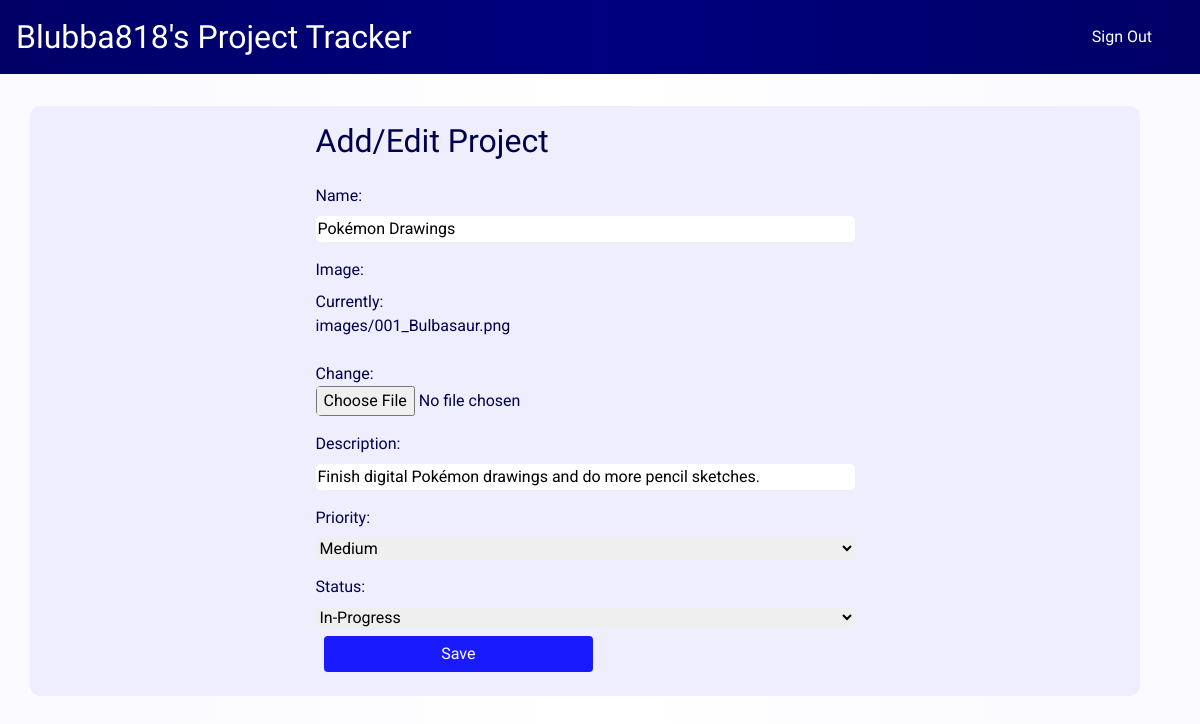
The app's page /projects/update/7 (signed in) with its own data.
### projects/models.py (models this page shows, shortened)
class Project(models.Model):
    PriorityOptions = (
        (5, 'Lowest'),
        (4, 'Low'),
        (3, 'Medium'),
        (2, 'High'),
        (1, 'Highest')
    )
    StatusOptions = (
        (1, 'Pending'),
        (2, 'In-Progress'),
        (3, 'Complete')
    )
    name = models.CharField(max_length=200)
    image = models.ImageField(upload_to='images/', default='images/checklist.png')
    description = models.CharField(max_length=1000)
    priority = models.IntegerField(choices=PriorityOptions, default=3)
    status = models.IntegerField(choices=StatusOptions, default=1)
    created_by = models.ForeignKey(User, on_delete=models.CASCADE)
    date_created = models.DateField(auto_now_add=True)

### projects/views.py (the view)
# urls.py: path('update/<int:id>', views.update_project, name='update_project'),
def update_project(request, id):
    project = Project.objects.get(id=id)
    form = ProjectForm(request.POST or None, request.FILES or None, instance=project)
    if form.is_valid():
        form.save()
        return redirect('projects:index')
    return render(request, 'projects/project-form.html', {'form': form, 'project': project})

### projects/forms.py
class ProjectForm(forms.ModelForm):
    class Meta:
        model = Project
        fields = ['name', 'image', 'description', 'priority', 'status']

### projects/templates/projects/project-form.html (shortened to what this page needs)
{% extends 'projects/base.html' %}
{% block body %}
    <div class="row">
        <form method="POST" enctype="multipart/form-data">
            <h2>Add/Edit Project</h2>
            {{ form }}
            <button class="btn btn-primary" type="submit">Save</button>
        </form>
    </div>
{% endblock %}

### projects/templates/projects/base.html (shortened to what this page needs)
{% load static %}
<!doctype html>
<html lang="en">
<head>
    <link rel="stylesheet" href="{% static 'projects/main.css' %}">
    <link rel="stylesheet" href="https://cdn.jsdelivr.net/npm/bootstrap@4.6.0/dist/css/bootstrap.min.css">
</head>
<body>
    <nav class="navbar navbar-dark bg-dark">
        <a href="{% url 'projects:index' %}" class="navbar-brand">{% if user.is_authenticated %}{{ user.username }}'s{% endif %} Project Tracker</a>
        <div class="navbar">
            {% if user.is_authenticated %}
                <a href="{% url 'logout' %}" class="nav-item nav-link">Sign Out</a>
            {% else %}
                <a href="{% url 'login' %}" class="nav-item nav-link">Sign In</a>
                <a href="{% url 'register' %}" class="nav-item nav-link">Register</a>
            {% endif %}
        </div>
    </nav>
<div class="container">
    {% url 'login' as login %}
    {% url 'logout' as logout %}
    {% url 'register' as register %}
    {% if user.is_authenticated or request.path == login or request.path == logout or request.path == register %}
        {% block body %}
        {% endblock %}
    {% else %}
        <h3>Sign in or register using the links above to start!</h3>
    {% endif %}
</div>
</body>
</html>

### projects/static/projects/main.css (style rules this page uses)
body { background-color: #fafaff !important; background: linear-gradient(to right, #fafaff, #ffffff, #fafaff); }
h1, h2, h3, .navbar-brand, label, .btn, .navbar a { font-family: 'Patua One', Arial, helvetica, sans-serif; }
.navbar-brand { font-size: 2rem !important; }
h4, h5, h6, p, form { font-family: 'Roboto', Arial, helvetica, sans-serif; }
nav { background: linear-gradient(to right, #000066, #000080, #000066); width: 100%; margin: 0 auto; }
.navbar a { color: white !important; }
.container { width: 80%; margin: 0 auto; color: #00004d; }
.row { width: 100%; margin: 2rem auto; padding: 1rem; display: flex; justify-content: space-around; flex-direction: row; background-color: #eeeeff; border-radius: 10px; }
.row .btn { margin: .5rem; }
form { display: flex; flex-direction: column; width: 50%; }
form a { color: #00004d !important; }
form button { margin-top: 2rem; width: 50%; }
label { margin-top: 1rem; }
input, select { border-radius: 5px; border: none; }
.btn { border: none !important; }
.btn-primary { background-color: #1a1aff !important; color: white !important; }

### records on screen
Project: name "Pokémon Drawings", description "Finish digital Pokémon drawings and do more pencil sketches.", priority "Medium", status "In-Progress"

### other values on screen
{{ user.username }} "Blubba818"
